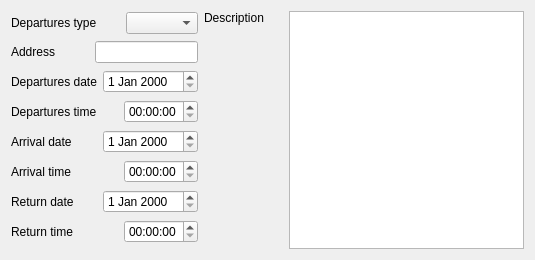
<?xml version="1.0" encoding="UTF-8"?>
<ui version="4.0">
 <class>SignalingForm</class>
 <widget class="QDialog" name="SignalingForm">
  <property name="geometry">
   <rect>
    <x>0</x>
    <y>0</y>
    <width>535</width>
    <height>260</height>
   </rect>
  </property>
  <property name="windowTitle">
   <string>Dialog</string>
  </property>
  <layout class="QHBoxLayout" name="horizontalLayout_10">
   <item>
    <layout class="QVBoxLayout" name="verticalLayout">
     <item>
      <layout class="QHBoxLayout" name="horizontalLayout">
       <item>
        <widget class="QLabel" name="depTypeLB">
         <property name="sizePolicy">
          <sizepolicy hsizetype="Preferred" vsizetype="Preferred">
           <horstretch>0</horstretch>
           <verstretch>0</verstretch>
          </sizepolicy>
         </property>
         <property name="text">
          <string>Departures type</string>
         </property>
         <property name="buddy">
          <cstring>depTypeCB</cstring>
         </property>
        </widget>
       </item>
       <item>
        <spacer name="horizontalSpacer">
         <property name="orientation">
          <enum>Qt::Horizontal</enum>
         </property>
         <property name="sizeHint" stdset="0">
          <size>
           <width>40</width>
           <height>20</height>
          </size>
         </property>
        </spacer>
       </item>
       <item>
        <widget class="QComboBox" name="depTypeCB">
         <property name="layoutDirection">
          <enum>Qt::LeftToRight</enum>
         </property>
        </widget>
       </item>
      </layout>
     </item>
     <item>
      <layout class="QHBoxLayout" name="horizontalLayout_2">
       <item>
        <widget class="QLabel" name="adressLB">
         <property name="text">
          <string>Address</string>
         </property>
         <property name="buddy">
          <cstring>lineEdit</cstring>
         </property>
        </widget>
       </item>
       <item>
        <spacer name="horizontalSpacer_2">
         <property name="orientation">
          <enum>Qt::Horizontal</enum>
         </property>
         <property name="sizeHint" stdset="0">
          <size>
           <width>40</width>
           <height>20</height>
          </size>
         </property>
        </spacer>
       </item>
       <item>
        <widget class="QLineEdit" name="lineEdit"/>
       </item>
      </layout>
     </item>
     <item>
      <layout class="QHBoxLayout" name="horizontalLayout_3">
       <item>
        <widget class="QLabel" name="label_3">
         <property name="text">
          <string>Departures date</string>
         </property>
         <property name="buddy">
          <cstring>dateEdit</cstring>
         </property>
        </widget>
       </item>
       <item>
        <spacer name="horizontalSpacer_3">
         <property name="orientation">
          <enum>Qt::Horizontal</enum>
         </property>
         <property name="sizeHint" stdset="0">
          <size>
           <width>40</width>
           <height>20</height>
          </size>
         </property>
        </spacer>
       </item>
       <item>
        <widget class="QDateEdit" name="dateEdit"/>
       </item>
      </layout>
     </item>
     <item>
      <layout class="QHBoxLayout" name="horizontalLayout_4">
       <item>
        <widget class="QLabel" name="label_4">
         <property name="text">
          <string>Departures time</string>
         </property>
         <property name="buddy">
          <cstring>timeEdit</cstring>
         </property>
        </widget>
       </item>
       <item>
        <spacer name="horizontalSpacer_4">
         <property name="orientation">
          <enum>Qt::Horizontal</enum>
         </property>
         <property name="sizeHint" stdset="0">
          <size>
           <width>40</width>
           <height>20</height>
          </size>
         </property>
        </spacer>
       </item>
       <item>
        <widget class="QTimeEdit" name="timeEdit"/>
       </item>
      </layout>
     </item>
     <item>
      <layout class="QHBoxLayout" name="horizontalLayout_5">
       <item>
        <widget class="QLabel" name="label_5">
         <property name="text">
          <string>Arrival date</string>
         </property>
         <property name="buddy">
          <cstring>dateEdit_2</cstring>
         </property>
        </widget>
       </item>
       <item>
        <spacer name="horizontalSpacer_5">
         <property name="orientation">
          <enum>Qt::Horizontal</enum>
         </property>
         <property name="sizeHint" stdset="0">
          <size>
           <width>40</width>
           <height>20</height>
          </size>
         </property>
        </spacer>
       </item>
       <item>
        <widget class="QDateEdit" name="dateEdit_2"/>
       </item>
      </layout>
     </item>
     <item>
      <layout class="QHBoxLayout" name="horizontalLayout_6">
       <item>
        <widget class="QLabel" name="label_6">
         <property name="text">
          <string>Arrival time</string>
         </property>
         <property name="buddy">
          <cstring>timeEdit_2</cstring>
         </property>
        </widget>
       </item>
       <item>
        <spacer name="horizontalSpacer_6">
         <property name="orientation">
          <enum>Qt::Horizontal</enum>
         </property>
         <property name="sizeHint" stdset="0">
          <size>
           <width>40</width>
           <height>20</height>
          </size>
         </property>
        </spacer>
       </item>
       <item>
        <widget class="QTimeEdit" name="timeEdit_2"/>
       </item>
      </layout>
     </item>
     <item>
      <layout class="QHBoxLayout" name="horizontalLayout_7">
       <item>
        <widget class="QLabel" name="label_7">
         <property name="text">
          <string>Return date</string>
         </property>
         <property name="buddy">
          <cstring>dateEdit_3</cstring>
         </property>
        </widget>
       </item>
       <item>
        <spacer name="horizontalSpacer_7">
         <property name="orientation">
          <enum>Qt::Horizontal</enum>
         </property>
         <property name="sizeHint" stdset="0">
          <size>
           <width>40</width>
           <height>20</height>
          </size>
         </property>
        </spacer>
       </item>
       <item>
        <widget class="QDateEdit" name="dateEdit_3"/>
       </item>
      </layout>
     </item>
     <item>
      <layout class="QHBoxLayout" name="horizontalLayout_8">
       <item>
        <widget class="QLabel" name="label">
         <property name="text">
          <string>Return time</string>
         </property>
         <property name="buddy">
          <cstring>timeEdit_3</cstring>
         </property>
        </widget>
       </item>
       <item>
        <spacer name="horizontalSpacer_8">
         <property name="orientation">
          <enum>Qt::Horizontal</enum>
         </property>
         <property name="sizeHint" stdset="0">
          <size>
           <width>40</width>
           <height>20</height>
          </size>
         </property>
        </spacer>
       </item>
       <item>
        <widget class="QTimeEdit" name="timeEdit_3"/>
       </item>
      </layout>
     </item>
    </layout>
   </item>
   <item>
    <layout class="QHBoxLayout" name="horizontalLayout_9">
     <item>
      <layout class="QVBoxLayout" name="verticalLayout_2">
       <item>
        <widget class="QLabel" name="label_2">
         <property name="text">
          <string>Description</string>
         </property>
         <property name="buddy">
          <cstring>plainTextEdit</cstring>
         </property>
        </widget>
       </item>
       <item>
        <spacer name="verticalSpacer">
         <property name="orientation">
          <enum>Qt::Vertical</enum>
         </property>
         <property name="sizeHint" stdset="0">
          <size>
           <width>20</width>
           <height>40</height>
          </size>
         </property>
        </spacer>
       </item>
      </layout>
     </item>
     <item>
      <spacer name="horizontalSpacer_9">
       <property name="orientation">
        <enum>Qt::Horizontal</enum>
       </property>
       <property name="sizeHint" stdset="0">
        <size>
         <width>40</width>
         <height>20</height>
        </size>
       </property>
      </spacer>
     </item>
     <item>
      <widget class="QPlainTextEdit" name="plainTextEdit"/>
     </item>
    </layout>
   </item>
  </layout>
 </widget>
 <resources/>
 <connections/>
</ui>
